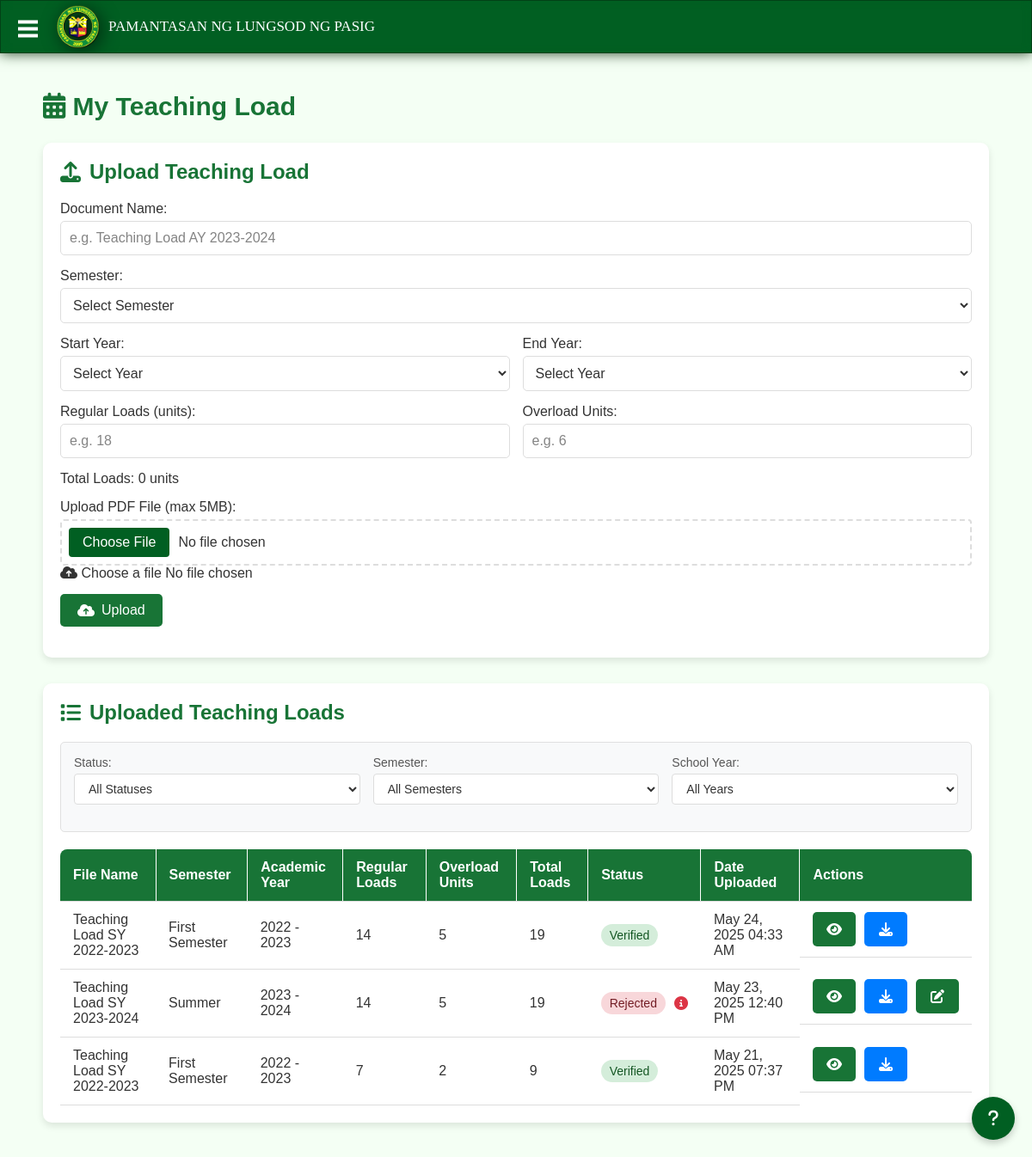
The page /auth_2/teachingload.php (signed in) on the database its author committed.
### tables this page shows
CREATE TABLE `teaching_load` (
  `load_id` int(11) NOT NULL,
  `faculty_id` varchar(11) NOT NULL,
  `file_name` varchar(150) NOT NULL,
  `semester` enum('First Semester','Second Semester','Summer') NOT NULL,
  `start_year` year(4) NOT NULL,
  `end_year` year(4) NOT NULL,
  `regular_loads` int(11) NOT NULL,
  `overload_units` int(11) NOT NULL,
  `total_loads` int(11) NOT NULL,
  `file_path` varchar(255) NOT NULL,
  `status` enum('Pending','Verified','Rejected') NOT NULL,
  `created_at` timestamp NOT NULL DEFAULT current_timestamp(),
  `verified_at` timestamp NULL DEFAULT NULL,
  `reason` text DEFAULT NULL
);

### auth_2/teachingload.php (the view, shortened to what this page needs)
<?php
require_once('../db_connection.php');
$teachingLoads = [];
$query = "SELECT * FROM teaching_load WHERE faculty_id = ?";
$params = [$_SESSION['faculty_id']];
$types = "s";
$query .= " ORDER BY created_at DESC";
try {
    $stmt = $conn->prepare($query);
    $stmt->bind_param($types, ...$params);
    $stmt->execute();
    $result = $stmt->get_result();
    $teachingLoads = $result->fetch_all(MYSQLI_ASSOC);
} catch (Exception $e) {
    $error = "Database error: " . $e->getMessage();
}
?>
<html lang="en">
<head>
    <link rel="stylesheet" href="../css/faculty_style.css?v=<?php echo time(); ?>" />
    <link rel="stylesheet" href="../css/teachingload.css?v=<?php echo time(); ?>">
    <link rel="stylesheet" href="../css/help.css?v=<?php echo time(); ?>">
    <link rel="stylesheet" href="../css/themes.css?v=<?php echo time(); ?>">
    <link rel="stylesheet" href="https://cdnjs.cloudflare.com/ajax/libs/font-awesome/6.4.0/css/all.min.css">
</head>
<body>
    <div class="header">
        <div class="logo-section">
            <img src="../images/logo.png" alt="Logo">
            <div class="title">PAMANTASAN NG LUNGSOD NG PASIG</div>
            <button class="hamburger" onclick="toggleMenu()">
                <div id="bar1" class="bar"></div>
                <div id="bar2" class="bar"></div>
                <div id="bar3" class="bar"></div>
            </button>
        </div>
    </div>
    <div class="main-content">
        <div class="header-content">
            <h2><i class="fas fa-calendar-alt"></i> My Teaching Load</h2>
        </div>
        <div class="card upload-card">
            <h2><i class="fas fa-upload"></i> Upload Teaching Load</h2>
            <form action="teachingload.php" method="POST" enctype="multipart/form-data">
                <div class="form-group">
                    <label for="display_name">Document Name:</label>
                    <input type="text" id="display_name" name="display_name" placeholder="e.g. Teaching Load AY 2023-2024" required>
                </div>
                <div class="form-group">
                    <label for="semester">Semester:</label>
                    <select id="semester" name="semester" required>
                        <option value="">Select Semester</option>
                    </select>
                </div>
                <div class="form-row">
                    <div class="form-group">
                        <label for="start_year">Start Year:</label>
                        <select id="start_year" name="start_year" required>
                            <option value="">Select Year</option>
                        </select>
                    </div>
                    <div class="form-group">
                        <label for="end_year">End Year:</label>
                        <select id="end_year" name="end_year" required>
                            <option value="">Select Year</option>
                        </select>
                    </div>
                </div>
                <div class="form-row">
                    <div class="form-group">
                        <label for="regular_loads">Regular Loads (units):</label>
                        <input type="number" id="regular_loads" name="regular_loads" placeholder="e.g. 18" min="0" max="50" required>
                    </div>
                    <div class="form-group">
                        <label for="overload_units">Overload Units:</label>
                        <input type="number" id="overload_units" name="overload_units" placeholder="e.g. 6" min="0" max="50" required>
                    </div>
                </div>
                <div class="form-group">
                    <label>Total Loads: <span id="total-loads-display">0</span> units</label>
                </div>
                <div class="form-group file-upload">
                    <label for="teaching_file">Upload PDF File (max 5MB):</label>
                    <div class="file-upload-wrapper">
                        <input type="file" id="teaching_file" name="teaching_file" accept=".pdf" required>
                        <label for="teaching_file" class="file-upload-label">
                            <i class="fas fa-cloud-upload"></i>
                            <span class="file-upload-text">Choose a file</span>
                            <span class="file-upload-filename" id="file-name">No file chosen</span>
                        </label>
                    </div>
                </div>
                <button type="submit" class="btn-upload"><i class="fas fa-cloud-upload"></i> Upload</button>
            </form>
        </div>
        <div class="card list-card">
            <h2><i class="fas fa-list"></i> Uploaded Teaching Loads</h2>
            <div class="filters">
                <form method="GET" class="filter-form">
                    <div class="filter-row">
                        <div class="filter-group">
                            <label for="status_filter">Status:</label>
                            <select id="status_filter" name="status" onchange="this.form.submit()">
                                <option value="">All Statuses</option>
                            </select>
                        </div>
                        <div class="filter-group">
                            <label for="semester_filter">Semester:</label>
                            <select id="semester_filter" name="semester" onchange="this.form.submit()">
                                <option value="">All Semesters</option>
                            </select>
                        </div>
                        <div class="filter-group">
                            <label for="year_filter">School Year:</label>
                            <select id="year_filter" name="year" onchange="this.form.submit()">
                                <option value="">All Years</option>
                            </select>
                        </div>
                    </div>
                </form>
            </div>
            <?php if (empty($teachingLoads)): ?>
                <div class="empty-state">
                    <i class="fas fa-folder-open"></i>
                    <p>No teaching loads found matching your criteria.</p>
                </div>
            <?php else: ?>
                <div class="table-responsive">
                    <table>
                        <thead>
                            <tr>
                                <th>File Name</th>
                                <th>Semester</th>
                                <th>Academic Year</th>
                                <th>Regular Loads</th>
                                <th>Overload Units</th>
                                <th>Total Loads</th>
                                <th>Status</th>
                                <th>Date Uploaded</th>
                                <th>Actions</th>
                            </tr>
                        </thead>
                        <tbody>
                            <?php foreach ($teachingLoads as $load): ?>
                                <tr>
                                    <td><?php echo htmlspecialchars($load['file_name']); ?></td>
                                    <td><?php echo htmlspecialchars($load['semester']); ?></td>
                                    <td><?php echo htmlspecialchars($load['start_year']) . ' - ' . htmlspecialchars($load['end_year']); ?></td>
                                    <td><?php echo htmlspecialchars($load['regular_loads']); ?></td>
                                    <td><?php echo htmlspecialchars($load['overload_units']); ?></td>
                                    <td><?php echo htmlspecialchars($load['total_loads']); ?></td>
                                    <td>
                                        <div class="status-cell">
                                            <span class="status-badge <?php echo strtolower($load['status']); ?>">
                                                <?php echo htmlspecialchars($load['status']); ?>
                                            </span>
                                            <?php if ($load['status'] === 'Rejected' && !empty($load['reason'])): ?>
                                                <span class="reason-tooltip" title="<?php echo htmlspecialchars($load['reason']); ?>">
                                                    <i class="fas fa-info-circle"></i>
                                                </span>
                                            <?php endif; ?>
                                        </div>
                                    </td>
                                    <td><?php echo date('M d, Y h:i A', strtotime($load['created_at'])); ?></td>
                                    <td class="actions">
                                        <a href="<?php echo $load['file_path']; ?>" target="_blank" class="btn-view" title="View"><i class="fas fa-eye"></i></a>
                                        <a href="<?php echo $load['file_path']; ?>" download class="btn-download" title="Download"><i class="fas fa-download"></i></a>
                                        <?php if ($load['status'] === 'Pending' || $load['status'] === 'Rejected'): ?>
                                        <a href="#" onclick="openEditModal('<?php echo $load['load_id']; ?>'); return false;" class="btn-action btn-edit" title="Edit">
                                            <i class="fas fa-edit"></i>
                                        </a>
                                        <?php endif; ?>
                                    </td>
                                </tr>
                            <?php endforeach; ?>
                        </tbody>
                    </table>
                </div>
            <?php endif; ?>
        </div>
    </div>
    <?php include 'help.php'; ?>
</body>
</html>

### css/faculty_style.css (style rules this page uses)
body { margin: 0; font-family: "Trebuchet MS", sans-serif; background-color: #eff9ee; background-size: cover; background-position: center; background-repeat: no-repeat; background-attachment: fixed; margin-left: 30px; margin-right: 30px; min-height: 100vh; background: #f4fff4; color: #187436; height: 100vh; }
.header { display: flex; align-items: center; padding: 15px 15px; background-color: #007c2c; color: white; height: 30px; overflow: hidden; border: 1px solid #024117; box-shadow: 0px 0px 15px rgb(39, 70, 39), 0px 0px 10px #015f22 inset; margin-left: -30px; margin-right: -30px; top: 0; z-index: 100; }
.main-content { margin-top: 15px; padding: 0 10px; }
.logo-section { display: flex; align-items: center; }
.logo-section img { height: 50px; margin: 0 10px; margin-right: 10px; margin-left: 50px; filter: drop-shadow(3px 3px 10px rgba(0, 0, 0, 0.7)); }
.title { font-size: 17px; font-family: 'Trebuchet MS'; }
a, button { cursor: pointer; }
.hamburger, .bar { position: absolute; }
.hamburger { display: block; top: 4vh; left: 15px; width: 23px; height: 23px; transform: translateY(-50%); border: 0; background: 0 0; z-index: 1100; pointer-events: auto; }
.bar { top: 3px; background: #fff; width: 100%; height: 4px; transition: all .3s ease; }
#bar2 { top: 11px; }
#bar3 { top: 19px; }

### css/teachingload.css (style rules this page uses)
.main-content { padding: 20px; margin: auto; max-width: 1300px; transition: margin-left 0.3s; }
.header-content { color: #187436; font-size: 20px; }
.card { background: white; border-radius: 10px; box-shadow: 0 4px 8px rgba(0, 0, 0, 0.1); padding: 20px; margin-bottom: 20px; }
.upload-card { margin-bottom: 30px; }
.card h2 { margin-top: 0; color: #187436; display: flex; align-items: center; gap: 10px; }
.card h2 i { color: #187436; }
.form-group { margin-bottom: 15px; }
.form-group label { display: block; margin-bottom: 5px; font-weight: 500; }
.form-group input, .form-group select { width: 100%; padding: 10px; border: 1px solid #ddd; border-radius: 5px; font-size: 16px; }
.form-row { display: flex; gap: 15px; }
.form-row .form-group { flex: 1; }
.btn-upload { background-color: #187436; color: white; border: none; padding: 10px 20px; border-radius: 5px; cursor: pointer; font-size: 16px; display: flex; align-items: center; gap: 8px; transition: background-color 0.3s; }
.table-responsive { overflow-x: auto; }
table { width: 100%; border-collapse: collapse; }
th, td { padding: 12px 15px; text-align: left; border-bottom: 1px solid #ddd; }
thead th { background-color: #187436; color: white; font-weight: 600; position: relative; }
thead th:first-child { border-top-left-radius: 8px; }
thead th:last-child { border-top-right-radius: 8px; }
thead th:not(:last-child) { border-right: 1px solid #ffffff; }
.status-badge { padding: 5px 10px; border-radius: 20px; font-size: 14px; font-weight: 500; }
.status-badge.verified { background-color: #d4edda; color: #155724; }
.status-badge.rejected { background-color: #f8d7da; color: #721c24; }
.actions { display: flex; gap: 10px; }
.btn-view, .btn-edit, .btn-download { padding: 5px 10px; border-radius: 5px; color: white; text-decoration: none; display: inline-flex; align-items: center; justify-content: center; width: 30px; height: 30px; }
.btn-view { background-color: #187436; }
.btn-download { background-color: #007bff; }
.btn-edit { background-color: #187436; }
.filters { margin-bottom: 20px; padding: 15px; border-radius: 5px; }
.filter-form { width: 100%; }
.filter-row { display: flex; gap: 15px; align-items: flex-end; }
.filter-group { flex: 1; min-width: 120px; }
.filter-group label { display: block; margin-bottom: 5px; font-weight: 500; color: #555; font-size: 14px; }
.filter-group select { width: 100%; padding: 8px 12px; border: 1px solid #ddd; border-radius: 4px; background-color: white; font-size: 14px; color: #333; transition: border-color 0.3s; }
.status-cell { display: flex; align-items: center; gap: 5px; }
.reason-tooltip { position: relative; display: inline-flex; margin-left: 5px; color: #dc3545; cursor: help; }

### rows shown on the page
teaching_load: file_name "Teaching Load SY 2022-2023", semester "First Semester", start_year "2022", end_year "2023", regular_loads "14", overload_units "5", total_loads "19", status "Verified", created_at "May 24, 2025 04:33 AM"
teaching_load: file_name "Teaching Load SY 2023-2024", semester "Summer", start_year "2023", end_year "2024", regular_loads "14", overload_units "5", total_loads "19", status "Rejected", created_at "May 23, 2025 12:40 PM"
teaching_load: file_name "Teaching Load SY 2022-2023", semester "First Semester", start_year "2022", end_year "2023", regular_loads "7", overload_units "2", total_loads "9", status "Verified", created_at "May 21, 2025 07:37 PM"
